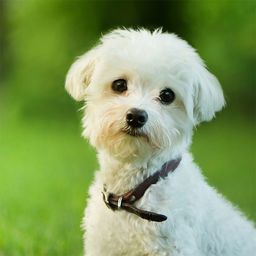
#> input picture computer-science/image-and-video-processing/techniques/imgs/dog.jpg, 256 x 256 px
$ jupyter execute blur.ipynb   (shell and % lines are left out)
#> lines starting #> are read from the running program, lines starting #| are printed output that depends on the picture
# Image Blurring Algorithm Testing

[cell 1]
import cv2
import numpy as np
from matplotlib import pyplot as plt

## Average Blurring

[cell 2]
img = cv2.imread('imgs/dog.jpg')
#> img is the input picture: shape (256, 256, 3); mean B, G, R 96.1, 156.4, 130.9
img = cv2.cvtColor(img, cv2.COLOR_BGR2RGB)
blur_ave = cv2.blur(img,(5,5))
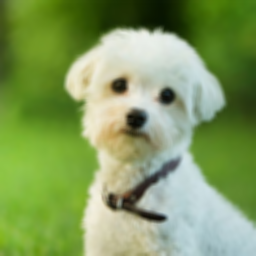
#> blur_ave: shape (256, 256, 3); mean R, G, B 130.9, 156.4, 96.1

plt.imshow(img)
plt.show()
plt.imshow(blur_ave)
plt.show()

[cell 3]
blur_gau = cv2.GaussianBlur(img,(5,5),0)

plt.imshow(img)
plt.show()
plt.imshow(blur_gau)
plt.show()

[cell 4]
blur_med = cv2.medianBlur(img,5)

plt.imshow(img)
plt.show()
plt.imshow(blur_med)
plt.show()

[cell 5]
blur_bil = cv2.bilateralFilter(img,9,75,75)

plt.imshow(img)
plt.show()
plt.imshow(blur_bil)
plt.show()

[cell 6]
plt.imshow(img)
plt.show()

fig = plt.figure()
ax1 = fig.add_subplot(2,2,1)
ax1.imshow(blur_ave)
ax1 = fig.add_subplot(2,2,2)
ax1.imshow(blur_gau)
ax1 = fig.add_subplot(2,2,3)
ax1.imshow(blur_med)
ax1 = fig.add_subplot(2,2,4)
ax1.imshow(blur_bil)
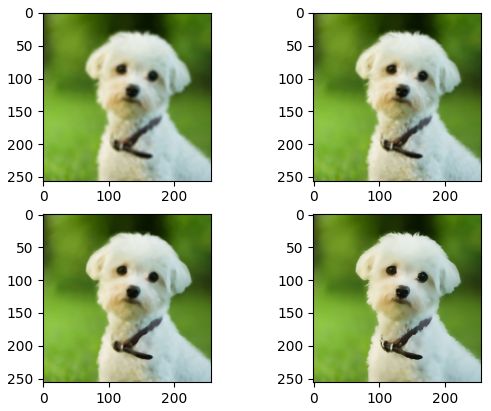
#> figure drawn by matplotlib, 4 panels
